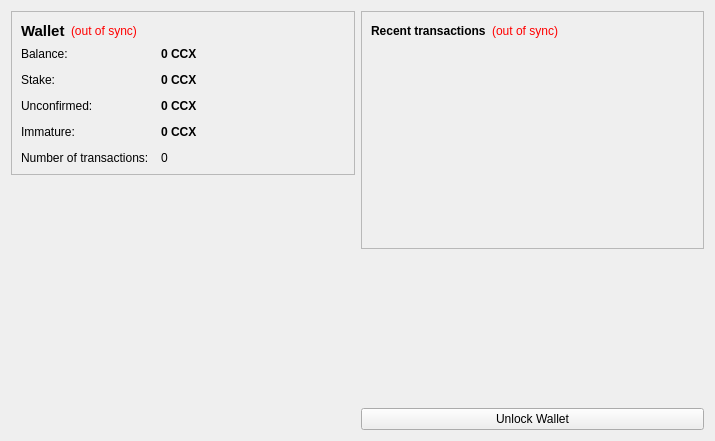
<?xml version="1.0" encoding="UTF-8"?>
<ui version="4.0">
 <class>OverviewPage</class>
 <widget class="QWidget" name="OverviewPage">
  <property name="geometry">
   <rect>
    <x>0</x>
    <y>0</y>
    <width>715</width>
    <height>441</height>
   </rect>
  </property>
  <property name="windowTitle">
   <string>Form</string>
  </property>
  <layout class="QHBoxLayout" name="horizontalLayout" stretch="1,1">
   <item>
    <layout class="QVBoxLayout" name="verticalLayout_2">
     <item>
      <widget class="QFrame" name="frame">
       <property name="frameShape">
        <enum>QFrame::StyledPanel</enum>
       </property>
       <property name="frameShadow">
        <enum>QFrame::Raised</enum>
       </property>
       <layout class="QVBoxLayout" name="verticalLayout_4">
        <item>
         <layout class="QHBoxLayout" name="horizontalLayout_4">
          <item>
           <widget class="QLabel" name="label_5">
            <property name="font">
             <font>
              <pointsize>11</pointsize>
              <weight>75</weight>
              <bold>true</bold>
             </font>
            </property>
            <property name="text">
             <string>Wallet</string>
            </property>
           </widget>
          </item>
          <item>
           <widget class="QLabel" name="labelWalletStatus">
            <property name="toolTip">
             <string>The displayed information may be out of date. Your wallet automatically synchronizes with the CornerstoneCoin network after a connection is established, but this process has not completed yet.</string>
            </property>
            <property name="styleSheet">
             <string notr="true">QLabel { color: red; }</string>
            </property>
            <property name="text">
             <string notr="true">(out of sync)</string>
            </property>
            <property name="alignment">
             <set>Qt::AlignLeading|Qt::AlignLeft|Qt::AlignVCenter</set>
            </property>
           </widget>
          </item>
          <item>
           <spacer name="horizontalSpacer_2">
            <property name="orientation">
             <enum>Qt::Horizontal</enum>
            </property>
            <property name="sizeHint" stdset="0">
             <size>
              <width>40</width>
              <height>20</height>
             </size>
            </property>
           </spacer>
          </item>
         </layout>
        </item>
        <item>
         <layout class="QFormLayout" name="formLayout_2">
          <property name="fieldGrowthPolicy">
           <enum>QFormLayout::AllNonFixedFieldsGrow</enum>
          </property>
          <property name="horizontalSpacing">
           <number>12</number>
          </property>
          <property name="verticalSpacing">
           <number>12</number>
          </property>
          <item row="0" column="0">
           <widget class="QLabel" name="label">
            <property name="text">
             <string>Balance:</string>
            </property>
           </widget>
          </item>
          <item row="0" column="1">
           <widget class="QLabel" name="labelBalance">
            <property name="font">
             <font>
              <weight>75</weight>
              <bold>true</bold>
             </font>
            </property>
            <property name="cursor">
             <cursorShape>IBeamCursor</cursorShape>
            </property>
            <property name="toolTip">
             <string>Your current balance</string>
            </property>
            <property name="text">
             <string notr="true">0 CCX</string>
            </property>
            <property name="textInteractionFlags">
             <set>Qt::LinksAccessibleByMouse|Qt::TextSelectableByKeyboard|Qt::TextSelectableByMouse</set>
            </property>
           </widget>
          </item>
          <item row="1" column="0">
           <widget class="QLabel" name="label_6">
            <property name="text">
             <string>Stake:</string>
            </property>
           </widget>
          </item>
          <item row="1" column="1">
           <widget class="QLabel" name="labelStake">
            <property name="font">
             <font>
              <weight>75</weight>
              <bold>true</bold>
             </font>
            </property>
            <property name="cursor">
             <cursorShape>IBeamCursor</cursorShape>
            </property>
            <property name="toolTip">
             <string>Total of coins that was staked, and do not yet count toward the current balance</string>
            </property>
            <property name="text">
             <string notr="true">0 CCX</string>
            </property>
            <property name="textInteractionFlags">
             <set>Qt::LinksAccessibleByMouse|Qt::TextSelectableByKeyboard|Qt::TextSelectableByMouse</set>
            </property>
           </widget>
          </item>
          <item row="2" column="0">
           <widget class="QLabel" name="label_3">
            <property name="text">
             <string>Unconfirmed:</string>
            </property>
           </widget>
          </item>
          <item row="2" column="1">
           <widget class="QLabel" name="labelUnconfirmed">
            <property name="font">
             <font>
              <weight>75</weight>
              <bold>true</bold>
             </font>
            </property>
            <property name="cursor">
             <cursorShape>IBeamCursor</cursorShape>
            </property>
            <property name="toolTip">
             <string>Total of transactions that have yet to be confirmed, and do not yet count toward the current balance</string>
            </property>
            <property name="text">
             <string notr="true">0 CCX</string>
            </property>
            <property name="textInteractionFlags">
             <set>Qt::LinksAccessibleByMouse|Qt::TextSelectableByKeyboard|Qt::TextSelectableByMouse</set>
            </property>
           </widget>
          </item>
          <item row="3" column="0">
           <widget class="QLabel" name="labelImmatureText">
            <property name="text">
             <string>Immature:</string>
            </property>
           </widget>
          </item>
          <item row="3" column="1">
           <widget class="QLabel" name="labelImmature">
            <property name="font">
             <font>
              <weight>75</weight>
              <bold>true</bold>
             </font>
            </property>
            <property name="toolTip">
             <string>Mined balance that has not yet matured</string>
            </property>
            <property name="text">
             <string notr="true">0 CCX</string>
            </property>
            <property name="textInteractionFlags">
             <set>Qt::LinksAccessibleByMouse|Qt::TextSelectableByKeyboard|Qt::TextSelectableByMouse</set>
            </property>
           </widget>
          </item>
          <item row="4" column="0">
           <widget class="QLabel" name="label_2">
            <property name="text">
             <string>Number of transactions:</string>
            </property>
           </widget>
          </item>
          <item row="4" column="1">
           <widget class="QLabel" name="labelNumTransactions">
            <property name="toolTip">
             <string>Total number of transactions in wallet</string>
            </property>
            <property name="text">
             <string notr="true">0</string>
            </property>
           </widget>
          </item>
         </layout>
        </item>
       </layout>
      </widget>
     </item>
     <item>
      <spacer name="verticalSpacer">
       <property name="orientation">
        <enum>Qt::Vertical</enum>
       </property>
       <property name="sizeHint" stdset="0">
        <size>
         <width>20</width>
         <height>40</height>
        </size>
       </property>
      </spacer>
     </item>
     <item>
      <widget class="QLabel" name="label_7">
       <property name="text">
        <string/>
       </property>
       <property name="pixmap">
        <pixmap resource="../bitcoin.qrc">:/images/backg</pixmap>
       </property>
       <property name="scaledContents">
        <bool>false</bool>
       </property>
       <property name="alignment">
        <set>Qt::AlignCenter</set>
       </property>
       <property name="margin">
        <number>-2</number>
       </property>
      </widget>
     </item>
    </layout>
   </item>
   <item>
    <layout class="QVBoxLayout" name="verticalLayout_3">
     <item>
      <widget class="QFrame" name="frame_2">
       <property name="frameShape">
        <enum>QFrame::StyledPanel</enum>
       </property>
       <property name="frameShadow">
        <enum>QFrame::Raised</enum>
       </property>
       <layout class="QVBoxLayout" name="verticalLayout">
        <item>
         <layout class="QHBoxLayout" name="horizontalLayout_2">
          <item>
           <widget class="QLabel" name="label_4">
            <property name="text">
             <string>&lt;b&gt;Recent transactions&lt;/b&gt;</string>
            </property>
           </widget>
          </item>
          <item>
           <widget class="QLabel" name="labelTransactionsStatus">
            <property name="toolTip">
             <string>The displayed information may be out of date. Your wallet automatically synchronizes with the CornerstoneCoin network after a connection is established, but this process has not completed yet.</string>
            </property>
            <property name="styleSheet">
             <string notr="true">QLabel { color: red; }</string>
            </property>
            <property name="text">
             <string notr="true">(out of sync)</string>
            </property>
            <property name="alignment">
             <set>Qt::AlignRight|Qt::AlignTrailing|Qt::AlignVCenter</set>
            </property>
           </widget>
          </item>
          <item>
           <spacer name="horizontalSpacer">
            <property name="orientation">
             <enum>Qt::Horizontal</enum>
            </property>
            <property name="sizeHint" stdset="0">
             <size>
              <width>40</width>
              <height>20</height>
             </size>
            </property>
           </spacer>
          </item>
         </layout>
        </item>
        <item>
         <widget class="QListView" name="listTransactions">
          <property name="styleSheet">
           <string notr="true">QListView { background: transparent; }</string>
          </property>
          <property name="frameShape">
           <enum>QFrame::NoFrame</enum>
          </property>
          <property name="verticalScrollBarPolicy">
           <enum>Qt::ScrollBarAlwaysOff</enum>
          </property>
          <property name="horizontalScrollBarPolicy">
           <enum>Qt::ScrollBarAlwaysOff</enum>
          </property>
          <property name="selectionMode">
           <enum>QAbstractItemView::NoSelection</enum>
          </property>
         </widget>
        </item>
       </layout>
      </widget>
     </item>
     <item>
      <spacer name="verticalSpacer_2">
       <property name="orientation">
        <enum>Qt::Vertical</enum>
       </property>
       <property name="sizeHint" stdset="0">
        <size>
         <width>20</width>
         <height>40</height>
        </size>
       </property>
      </spacer>
     </item>
     <item>
      <widget class="QPushButton" name="unlockWalletButton">
       <property name="text">
        <string>Unlock Wallet</string>
       </property>
      </widget>
     </item>
    </layout>
   </item>
  </layout>
 </widget>
 <resources>
  <include location="../bitcoin.qrc"/>
 </resources>
 <connections/>
</ui>
